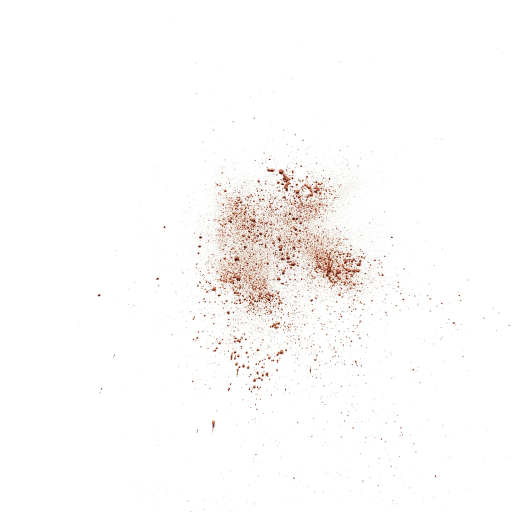
#> input picture G.png, 1024 x 1024 px, given as the content of the folder C:/BPA/data, which was not available (shown at 1/2 size)
$ jupyter execute --allow-errors BPA-1.ipynb
#> lines starting #> are read from the running program, lines starting #| are printed output that depends on the picture; after the words box and inside, x2 and y2 are one past the last pixel; in counts of white or black regions, pixels touching at a corner belong together; pictures that were not available may be replaced by others from this repository, and a replacement may not be noted
[cell 1]
import os
import math
import random
from typing import Dict, List, Tuple

import numpy as np
import pandas as pd
import cv2
import matplotlib.pyplot as plt

from skimage.measure import regionprops, label as sk_label
from skimage.morphology import remove_small_objects, binary_opening, binary_closing, disk
from skimage.segmentation import slic
from skimage.util import img_as_float

from sklearn.model_selection import train_test_split, StratifiedKFold
from sklearn.ensemble import RandomForestClassifier
from sklearn.metrics import classification_report, confusion_matrix, f1_score, accuracy_score

from xgboost import XGBClassifier

from IPython.display import display
from PIL import Image
from ipywidgets import Dropdown, Text, Button, VBox, Output
from pathlib import Path
import joblib


RANDOM_SEED = 42
np.random.seed(RANDOM_SEED)
random.seed(RANDOM_SEED)

DATA_ROOT = r"C:\BPA\data"


CLASS_NAMES = ["gunshot", "impact"]
LABEL_TO_INT = {c: i for i, c in enumerate(CLASS_NAMES)}
INT_TO_LABEL = {i: c for c, i in LABEL_TO_INT.items()}

print("DATA_ROOT =", DATA_ROOT)

[cell 2]
# Cell 2 — Building image index from DATA_ROOT

import glob
from pathlib import Path

# Extensions we consider as images
IMG_EXTS = ("*.jpg", "*.jpeg", "*.png", "*.bmp", "*.tif", "*.tiff")


# [18 lines left out: function infer_label_from_filename, not called in this run]


def build_image_index(data_root: str) -> pd.DataFrame:
    """
    Scans DATA_ROOT recursively and creates a DataFrame with:
      pattern_id, filepath, label, label_int

    pattern_id is taken from the filename without extension
      (GS-1.jpg -> 'GS-1')
    """
    rows = []
    root = Path(data_root)

    if not root.is_dir():
        raise RuntimeError(f"DATA_ROOT does not exist: {data_root}")

    for ext in IMG_EXTS:
        pattern = os.path.join(str(root), "**", ext)
        files = glob.glob(pattern, recursive=True)
        for f in files:
            pid = os.path.splitext(os.path.basename(f))[0]
            label_str, label_int = infer_label_from_filename(f)

            rows.append(
                {
                    "pattern_id": pid,
                    "filepath": f,
                    "label": label_str,
                    "label_int": label_int,
                }
            )

    df = pd.DataFrame(rows)
    if df.empty:
        raise RuntimeError("No images found")

    # Optional: sort for nice, stable ordering
    df = df.sort_values(by=["label", "pattern_id"]).reset_index(drop=True)
    return df


#> (the rest of this cell did not finish here and is left out)

[cell 3]
# Cell 3 — Image loading & visualization

from PIL import Image, ImageFile
import numpy as np

def load_image_bgr(path: str) -> np.ndarray:

    pil_img = Image.open(path).convert("RGB")
    img_rgb = np.array(pil_img)    # full resolution
    img_bgr = cv2.cvtColor(img_rgb, cv2.COLOR_RGB2BGR)
    return img_bgr


#Show a safely resized preview for visualization ONLY.
# [18 lines left out: function show_safe_preview, not called in this run]


#> (the rest of this cell did not finish here and is left out)

[cell 4]
# Cell 4 — Simple grayscale-based mask (for contingency seeds)

# [36 lines left out: function segment_gray_baseline, not called in this run]

[cell 5]
# Cell 5 - Multi pass HSV based blood segmentation

import matplotlib.pyplot as plt

def segment_blood_hsv(
    img_bgr: np.ndarray,
    base_min_size: int = 5,
    debug_show: bool = False,
) -> Tuple[np.ndarray, np.ndarray]:


    # Preprocess
    img_blur = cv2.GaussianBlur(img_bgr, (3, 3), 0)
    hsv = cv2.cvtColor(img_blur, cv2.COLOR_BGR2HSV)
    h, s, v = cv2.split(hsv)

    # CLAHE on V channel
    clahe = cv2.createCLAHE(clipLimit=2.0, tileGridSize=(8, 8))
    v_eq = clahe.apply(v)
    hsv_eq = cv2.merge([h, s, v_eq])

    #Red hue mask
    lower_red1 = np.array([0, 30, 10], dtype=np.uint8)
    upper_red1 = np.array([12, 255, 255], dtype=np.uint8)
    lower_red2 = np.array([160, 30, 10], dtype=np.uint8)
    upper_red2 = np.array([180, 255, 255], dtype=np.uint8)

    mask1 = cv2.inRange(hsv_eq, lower_red1, upper_red1)
    mask2 = cv2.inRange(hsv_eq, lower_red2, upper_red2)
    mask_red = cv2.bitwise_or(mask1, mask2)

    if mask_red.sum() == 0:
        empty = np.zeros(mask_red.shape, dtype=np.uint8)
        labels_empty = sk_label(empty.astype(bool), connectivity=2)
        if debug_show:
            show_image_and_mask(img_bgr, empty, title="No red detected")
        return empty, labels_empty

    # stats over red pixels
    s_red = s[mask_red > 0]
    v_red = v_eq[mask_red > 0]
    if len(s_red) < 50:
        s_red = s.flatten()
        v_red = v_eq.flatten()

    H, W = img_bgr.shape[:2]
    area = H * W

    def run_pass(s_thresh, v_thresh, min_size):
        sat_ok = (s >= s_thresh).astype(np.uint8) * 255
        val_ok = (v_eq >= v_thresh).astype(np.uint8) * 255
        m = cv2.bitwise_and(mask_red, sat_ok)
        m = cv2.bitwise_and(m, val_ok)

        kernel = cv2.getStructuringElement(cv2.MORPH_ELLIPSE, (3, 3))
        m = cv2.morphologyEx(m, cv2.MORPH_OPEN, kernel, iterations=1)
        m = cv2.morphologyEx(m, cv2.MORPH_CLOSE, kernel, iterations=2)

        mb = m.astype(bool)
        mb = remove_small_objects(mb, min_size=min_size)
        return mb

    # Percentile thresholds
    p_s50 = np.percentile(s_red, 50)
    p_s30 = np.percentile(s_red, 30)
    p_s15 = np.percentile(s_red, 15)

    p_v50 = np.percentile(v_red, 50)
    p_v30 = np.percentile(v_red, 30)
    p_v15 = np.percentile(v_red, 15)

    strict_s = max(30, p_s50)
    strict_v = max(25, p_v50)
    min_size_strict = max(base_min_size * 4, int(0.000001 * area))

    mid_s = max(20, p_s30)
    mid_v = max(15, p_v30)
    min_size_mid = max(base_min_size * 2, int(0.0000007 * area))

    relax_s = max(10, p_s15)
    relax_v = max(8,  p_v15)
    min_size_relax = max(base_min_size, int(0.0000003 * area))

    # Masks
    mb_strict = run_pass(strict_s, strict_v, min_size_strict)
    mb_mid    = run_pass(mid_s,    mid_v,    min_size_mid)
    mb_relax  = run_pass(relax_s,  relax_v,  min_size_relax)

    # Combine (union)
    mb_combined = mb_strict | mb_mid | mb_relax

    mb_final = remove_small_objects(mb_combined, min_size=base_min_size)
    mask_out = mb_final.astype(np.uint8) * 255
    labels   = sk_label(mb_final, connectivity=2)

    if debug_show:
        preview = cv2.resize(img_bgr, (1000, 1000 * img_bgr.shape[0] // img_bgr.shape[1]))

        strict_mask = mb_strict.astype(np.uint8) * 255
        mid_mask    = mb_mid.astype(np.uint8) * 255
        relax_mask  = mb_relax.astype(np.uint8) * 255

        plt.figure(figsize=(16, 10))

        plt.subplot(2, 3, 1)
        plt.imshow(cv2.cvtColor(preview, cv2.COLOR_BGR2RGB))
        plt.title("Preview")
        plt.axis("off")

        plt.subplot(2, 3, 2)
        plt.imshow(mask_out, cmap="gray")
        plt.title(f"Final mask (stains: {labels.max()})")
        plt.axis("off")

        plt.subplot(2, 3, 4)
        plt.imshow(strict_mask, cmap="gray")
        plt.title("Strict")
        plt.axis("off")

        plt.subplot(2, 3, 5)
        plt.imshow(mid_mask, cmap="gray")
        plt.title("Mid")
        plt.axis("off")

        plt.subplot(2, 3, 6)
        plt.imshow(relax_mask, cmap="gray")
        plt.title("Relaxed")
        plt.axis("off")

        plt.tight_layout()
        plt.show()

    return mask_out, labels


#> (the rest of this cell did not finish here and is left out)

[cell 6]
# Cell 6 — Stain-level feature extraction

def extract_stain_features_variantB(
    img_bgr: np.ndarray,
    labels: np.ndarray,
    pattern_id: str
) -> pd.DataFrame:

    hsv = cv2.cvtColor(img_bgr, cv2.COLOR_BGR2HSV)
    h, s, v = cv2.split(hsv)

    props = regionprops(labels, intensity_image=v)

    if len(props) == 0:
        return pd.DataFrame()

    # First pass: get pattern centroid (area-weighted)
    centroids = []
    areas = []
    for reg in props:
        if reg.area < 5:
            continue
        centroids.append(reg.centroid)  # (row, col)
        areas.append(reg.area)

    if not centroids:
        return pd.DataFrame()

    centroids = np.array(centroids)
    areas = np.array(areas)
    pattern_cy = (centroids[:, 0] * areas).sum() / areas.sum()
    pattern_cx = (centroids[:, 1] * areas).sum() / areas.sum()

    rows = []

    for reg in props:
        if reg.area < 5:
            continue

        major = reg.major_axis_length or 0.0
        minor = reg.minor_axis_length or 0.0
        if major <= 0 or minor <= 0:
            continue

        # Shape filters (similar spirit to paper)
        if reg.eccentricity <= 0.3:
            continue

        aspect = minor / major
        if aspect <= 0:
            continue
        if aspect < (np.pi / 18.0):
            continue

        if reg.solidity < 0.75:
            continue

        filled_area = reg.filled_area
        ellipse_area = (np.pi * major * minor) / 4.0
        if filled_area <= 0 or ellipse_area <= 0:
            continue
        if (minor ** 2 / filled_area) > 1:
            continue
        if (reg.area / filled_area) < 0.95:
            continue

        cy, cx = reg.centroid
        dx = cx - pattern_cx
        dy = cy - pattern_cy
        dist_to_centroid = math.sqrt(dx * dx + dy * dy)

        major_adj = major * (reg.area / ellipse_area)
        impact_angle = aspect  # like paper's minor/major
        adjusted_impact_angle = minor / major_adj if major_adj > 0 else np.nan

        # Colour stats inside stain
        region_mask = (labels == reg.label)
        h_vals = h[region_mask]
        s_vals = s[region_mask]
        v_vals = v[region_mask]

        rows.append({
            "pattern_id": pattern_id,
            "stain_id": reg.label,
            "area": reg.area,
            "major_axis": major,
            "minor_axis": minor,
            "eccentricity": reg.eccentricity,
            "solidity": reg.solidity,
            "centroid_x": float(cx),
            "centroid_y": float(cy),
            "orientation": float(reg.orientation),  # radians
            "impact_angle": float(impact_angle),
            "adjusted_impact_angle": float(adjusted_impact_angle),
            "distance_to_centroid": float(dist_to_centroid),
            "mean_intensity": float(reg.mean_intensity),
            "intensity_stddev": float(np.std(reg.intensity_image[reg.image])),
            "hue_mean": float(np.mean(h_vals)),
            "hue_std": float(np.std(h_vals)),
            "sat_mean": float(np.mean(s_vals)),
            "sat_std": float(np.std(s_vals)),
            "val_mean": float(np.mean(v_vals)),
            "val_std": float(np.std(v_vals)),
            "shade": float(np.mean(v_vals)),
            "evenness": float(np.std(v_vals)),
        })

    return pd.DataFrame(rows)

#> (the rest of this cell did not finish here and is left out)

[cell 7]
# Cell 7 — Pattern level global + local features

def circular_variance_radians(angles: np.ndarray) -> float:
    if len(angles) == 0:
        return np.nan
    s = np.sin(angles).mean()
    c = np.cos(angles).mean()
    R = math.sqrt(s * s + c * c)
    return 1.0 - R

def compute_global_features_variantB(df: pd.DataFrame) -> Dict[str, float]:
    cols = [
        "area", "major_axis", "minor_axis", "solidity",
        "impact_angle", "adjusted_impact_angle", "distance_to_centroid",
        "mean_intensity", "intensity_stddev",
        "hue_mean", "hue_std", "sat_mean", "sat_std",
        "val_mean", "val_std", "shade", "evenness"
    ]
    out = {}
    n = len(df)

    out["num_stains"] = float(n)

    for c in cols:
        if n and c in df.columns:
            out[f"{c}_mean"] = float(df[c].mean())
            out[f"{c}_std"]  = float(df[c].std())
        else:
            out[f"{c}_mean"] = 0.0
            out[f"{c}_std"]  = 0.0

    if n and "orientation" in df.columns:
        out["orientation_cvar"] = float(
            circular_variance_radians(df["orientation"].to_numpy())
        )
    else:
        out["orientation_cvar"] = 0.0

    return out


def compute_local_features(df: pd.DataFrame,
                           n_rings: int = 40,
                           n_vbins: int = 40) -> Dict[str, float]:
    out = {}
    if len(df) == 0:
        out["fract_stains_ring_15_25"] = 0.0
        out["fract_stains_ring_25_35"] = 0.0
        out["ring_with_max_stains"] = -1
        out["fract_stains_vbin_25_35"] = 0.0
        out["vbin_with_max_stains"] = -1
        return out

    # radial rings based on distance
    d = df["distance_to_centroid"].to_numpy()
    if np.nanmax(d) == 0:
        d_norm = np.zeros_like(d)
    else:
        d_norm = d / np.nanmax(d)

    ring_idx = np.floor(d_norm * n_rings).astype(int)
    ring_idx = np.clip(ring_idx, 0, n_rings - 1)
    ring_counts = np.bincount(ring_idx, minlength=n_rings)
    total = ring_counts.sum()
    if total == 0:
        total = 1

    r15_25 = ring_counts[15:25].sum()
    r25_35 = ring_counts[25:35].sum()

    out["fract_stains_ring_15_25"] = r15_25 / total
    out["fract_stains_ring_25_35"] = r25_35 / total
    out["ring_with_max_stains"] = int(np.argmax(ring_counts))

    # vertical bins based on centroid
    y = df["centroid_y"].to_numpy()
    if np.nanmax(y) == np.nanmin(y):
        y_norm = np.zeros_like(y)
    else:
        y_norm = (y - np.nanmin(y)) / (np.nanmax(y) - np.nanmin(y))

    vbin_idx = np.floor(y_norm * n_vbins).astype(int)
    vbin_idx = np.clip(vbin_idx, 0, n_vbins - 1)
    v_counts = np.bincount(vbin_idx, minlength=n_vbins)
    v_total = v_counts.sum()
    if v_total == 0:
        v_total = 1

    v25_35 = v_counts[25:35].sum()

    out["fract_stains_vbin_25_35"] = v25_35 / v_total
    out["vbin_with_max_stains"] = int(np.argmax(v_counts))

    return out


def pattern_features_variantB(img_bgr: np.ndarray,
                              pattern_id: str) -> Dict[str, float]:

    mask, labels = segment_blood_hsv(img_bgr)
    stains_df = extract_stain_features_variantB(img_bgr, labels, pattern_id)

    global_feats = compute_global_features_variantB(stains_df)
    local_feats = compute_local_features(stains_df)

    feat = {**global_feats, **local_feats}
    feat["pattern_id"] = pattern_id
    feat["valid_stains"] = float(len(stains_df))
    return feat

[cell 8]
# Cell 8 — Build images_df from the WHOLE DATA_ROOT using filename prefixes

import os
import glob
import pandas as pd

IMG_EXTS = ("*.jpg", "*.jpeg", "*.png", "*.bmp", "*.tif", "*.tiff")

def infer_label_from_filename(filename: str):

    name = os.path.basename(filename)
    upper = name.upper()

    if upper.startswith("GS-"):
        return "gunshot", 0
    else:
        return "impact", 1


def collect_images_from_root(root: str) -> pd.DataFrame:
#> called with root = 'C:\\BPA\\data'
    records = []
    # recursive=True picks up subfolders like 'Gunshot'
    for ext in IMG_EXTS:
        pattern = os.path.join(root, "**", ext)
        files = glob.glob(pattern, recursive=True)
        for f in files:
            label_str, label_int = infer_label_from_filename(f)
            pid = os.path.splitext(os.path.basename(f))[0]
            records.append(
                {
                    "pattern_id": pid,
                    "filepath": f,
                    "label": label_str,
                    "label_int": label_int,
                }
            )
    df = pd.DataFrame(records)
    if df.empty:
        raise RuntimeError(
            f"No images found in {root}. Check DATA_ROOT or extensions."
        )
    return df

images_df = collect_images_from_root(DATA_ROOT)

print("Total images found in DATA_ROOT (all folders):", len(images_df))
print("By class (inferred from filename):")
print(images_df["label"].value_counts())
images_df.head()

[cell 9]
# Cell 9 — FULL SIZE dataset with every image

def build_dataset_variantB_full(images_df: pd.DataFrame) -> Tuple[pd.DataFrame, np.ndarray]:
    rows = []
    y_list = []

    total = len(images_df)
    print("\n Building Dataset")
    print(f"Total images to process: {total}\n")

    for idx, row in images_df.iterrows():
        pid = str(row["pattern_id"])
        path = row["filepath"]
        label_int = int(row["label_int"])

        print(f"[{idx+1}/{total}] {pid} | {path}")


        try:
            img = load_image_bgr(path)
#> in load_image_bgr, pil_img is the input picture: PIL image 1024x1024 RGB; mean R, G, B 252.2, 250.8, 250
            orig_h, orig_w = img.shape[:2]
        except Exception as e:
            print(f" [LOAD ERROR] Could not load: {path}")
            print(f"  Reason: {e}\n")
            continue

        # Feature extraction
        try:
            feats = pattern_features_variantB(img, pid)
#> in segment_blood_hsv, `h, s, v = cv2.split(hsv)`:
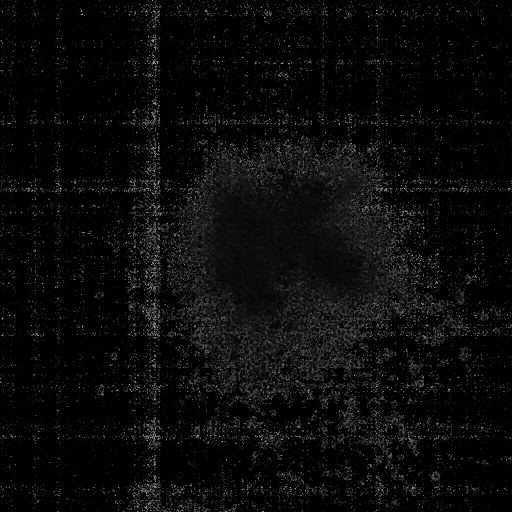
#> h: shape (1024, 1024) (shown at 1/2 size); min 0, max 176, mean 9.8
#> in segment_blood_hsv, `h, s, v = cv2.split(hsv)`:
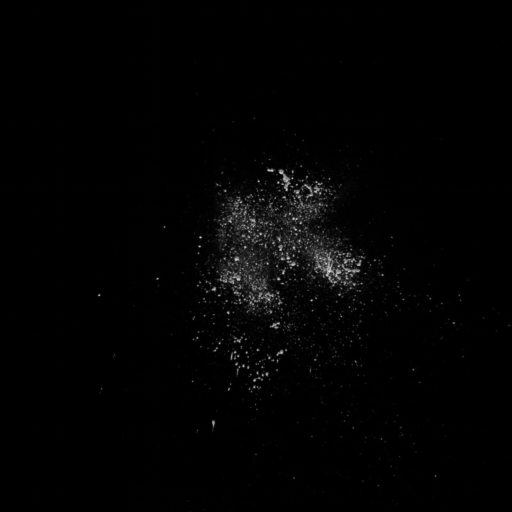
#> s: shape (1024, 1024) (shown at 1/2 size); min 0, max 230, mean 3
#> in segment_blood_hsv, `h, s, v = cv2.split(hsv)`:
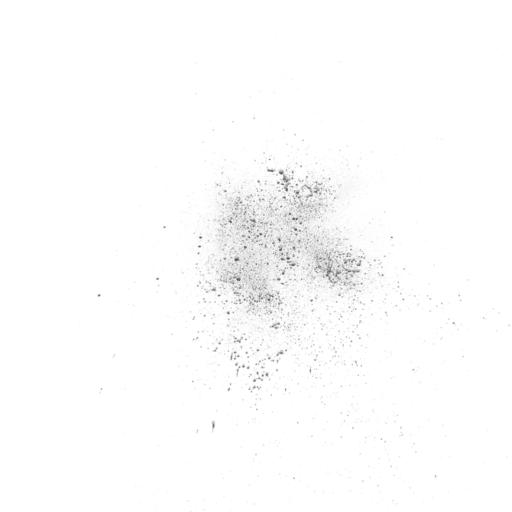
#> v: shape (1024, 1024) (shown at 1/2 size); min 68, max 255, mean 252.4
#> in segment_blood_hsv, `v_eq = clahe.apply(v)`:
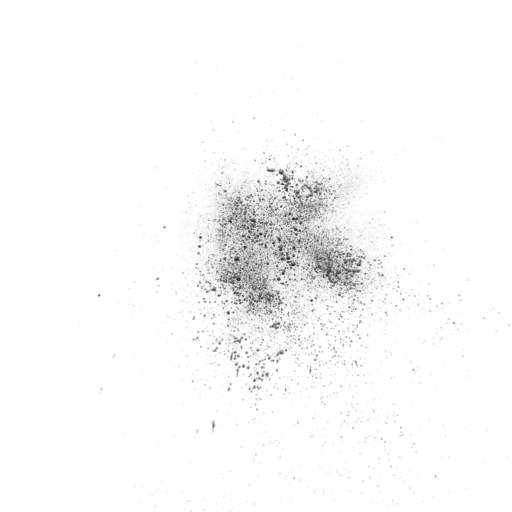
#> v_eq: shape (1024, 1024) (shown at 1/2 size); min 33, max 255, mean 249.5
#> in segment_blood_hsv, `mask1 = cv2.inRange(hsv_eq, lower_red1, upper_red1)`:
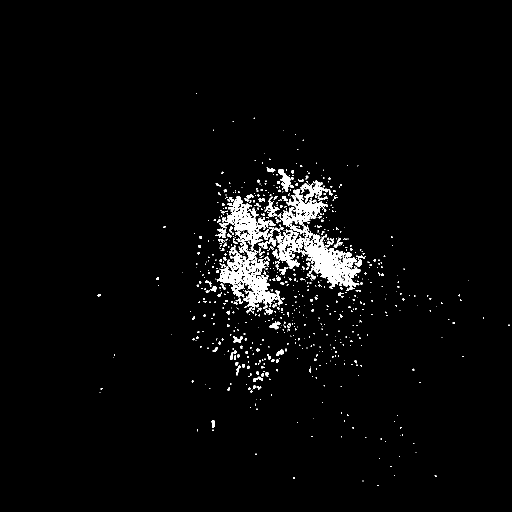
#> mask1: shape (1024, 1024) (shown at 1/2 size); 3% white; 771 white regions (630 under 20 px), largest, box (x1, y1, x2, y2) and area: (545, 379, 721, 582) 10455, (434, 476, 553, 620) 5733, (439, 393, 553, 501) 3924
#> in segment_blood_hsv, `p_s50 = np.percentile(s_red, 50)`: p_s50 = 56
#> in segment_blood_hsv, `p_s30 = np.percentile(s_red, 30)`: p_s30 = 43
#> in segment_blood_hsv, `p_s15 = np.percentile(s_red, 15)`: p_s15 = 36
#> in segment_blood_hsv, `p_v50 = np.percentile(v_red, 50)`: p_v50 = 155
#> in segment_blood_hsv, `p_v30 = np.percentile(v_red, 30)`: p_v30 = 132
#> in segment_blood_hsv, `p_v15 = np.percentile(v_red, 15)`: p_v15 = 110
#> in segment_blood_hsv, `strict_s = max(30, p_s50)`: strict_s = 56
#> in segment_blood_hsv, `strict_v = max(25, p_v50)`: strict_v = 155
#> in segment_blood_hsv, `mid_s = max(20, p_s30)`: mid_s = 43
#> in segment_blood_hsv, `mid_v = max(15, p_v30)`: mid_v = 132
#> in segment_blood_hsv, `relax_s = max(10, p_s15)`: relax_s = 36
#> in segment_blood_hsv, `relax_v = max(8,  p_v15)`: relax_v = 110
#> in run_pass, `sat_ok = (s >= s_thresh).astype(np.uint8) * 255`:
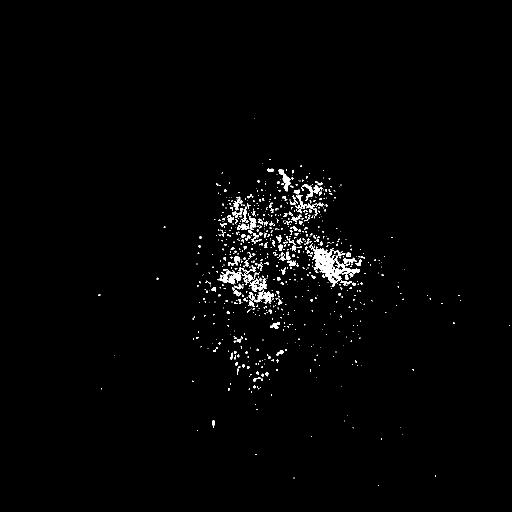
#> sat_ok: shape (1024, 1024) (shown at 1/2 size); 1.5% white; 782 white regions (640 under 20 px), largest, box (x1, y1, x2, y2) and area: (619, 489, 720, 573) 2532, (435, 540, 484, 569) 651, (497, 579, 548, 608) 581
#> in run_pass, `val_ok = (v_eq >= v_thresh).astype(np.uint8) * 255`:
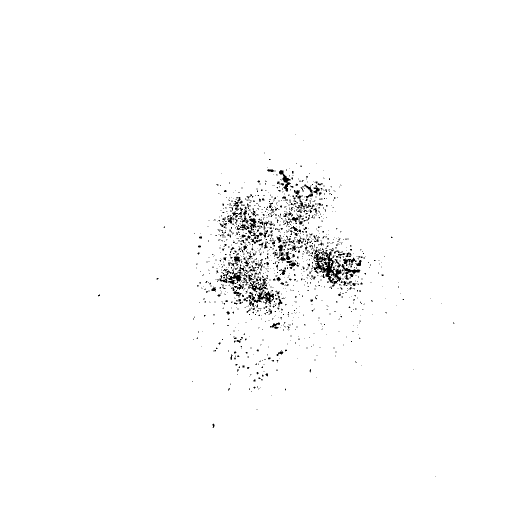
#> val_ok: shape (1024, 1024) (shown at 1/2 size); 98.5% white; 1343 black regions (1193 under 20 px), largest, box (x1, y1, x2, y2) and area: (627, 499, 683, 573) 1509, (493, 562, 548, 609) 882, (439, 541, 485, 569) 522
#> in run_pass, `m = cv2.morphologyEx(m, cv2.MORPH_OPEN, kernel, iterations=1)`:
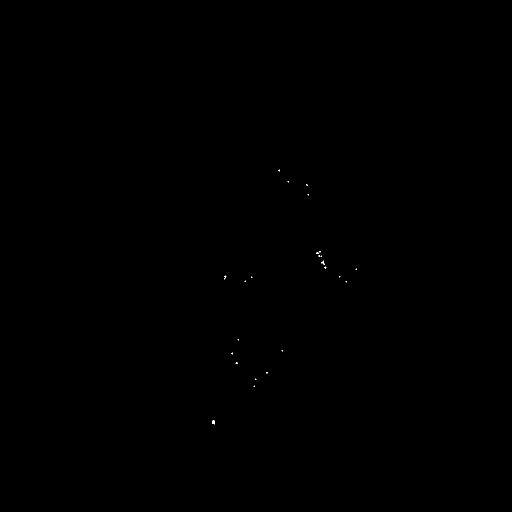
#> m: shape (1024, 1024) (shown at 1/2 size); 0.02% white in thin lines or dots, all inside (x1, y1, x2, y2) = (424, 339, 714, 849)
#> call 2 of run_pass, with s_thresh = 43, v_thresh = 132, min_size = 10
#> in run_pass (call 2), `sat_ok = (s >= s_thresh).astype(np.uint8) * 255`:
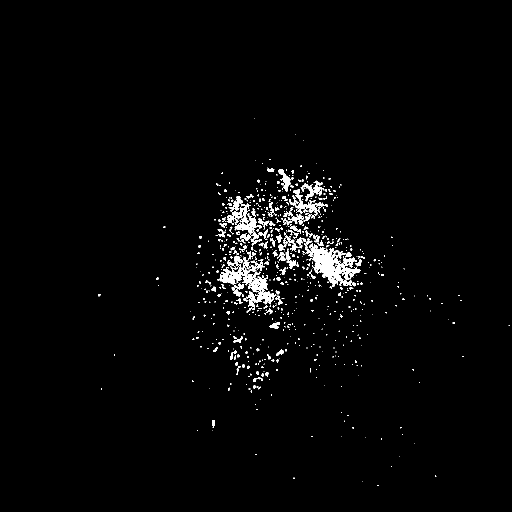
#> sat_ok: shape (1024, 1024) (shown at 1/2 size); 2.2% white; 772 white regions (623 under 20 px), largest, box (x1, y1, x2, y2) and area: (608, 486, 721, 573) 4008, (434, 514, 553, 620) 3442, (454, 407, 524, 469) 1447
#> in run_pass (call 2), `val_ok = (v_eq >= v_thresh).astype(np.uint8) * 255`:
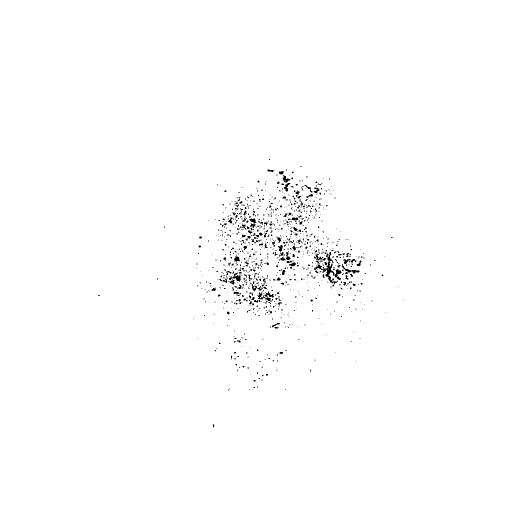
#> val_ok: shape (1024, 1024) (shown at 1/2 size); 99.1% white; black in thin lines or dots, all inside (x1, y1, x2, y2) = (196, 318, 807, 855)
#> (the rest of the program and of its run is left out)
